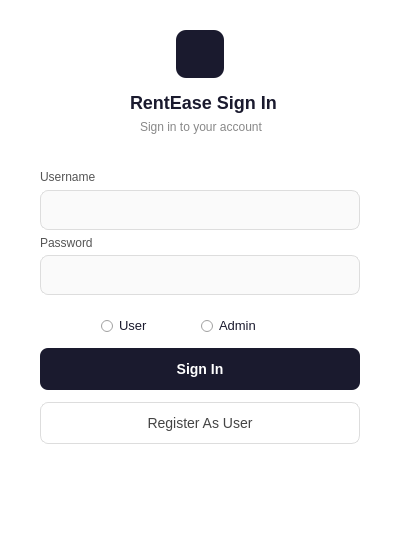
<?xml version="1.0" encoding="UTF-8"?>
<ui version="4.0">
 <class>signInForm</class>
 <widget class="QWidget" name="signInForm">
  <property name="geometry">
   <rect>
    <x>0</x>
    <y>0</y>
    <width>400</width>
    <height>550</height>
   </rect>
  </property>
  <property name="windowTitle">
   <string>Form</string>
  </property>
  <property name="styleSheet">
   <string notr="true">#signInForm {
    background-color: #ffffff;
    font-family: Segoe UI;
}

QRadioButton::indicator {
    width: 13px;
    height: 13px;
}</string>
  </property>
  <widget class="QLabel" name="imageLabel">
   <property name="geometry">
    <rect>
     <x>176</x>
     <y>30</y>
     <width>48</width>
     <height>48</height>
    </rect>
   </property>
   <property name="styleSheet">
    <string notr="true">background-color: #1a1a2e;
border-radius: 10px;</string>
   </property>
   <property name="text">
    <string/>
   </property>
   <property name="pixmap">
    <pixmap resource="resource.qrc">:/images/signInFormLabel2.jpeg</pixmap>
   </property>
   <property name="scaledContents">
    <bool>true</bool>
   </property>
  </widget>
  <widget class="QLabel" name="projectTitle">
   <property name="geometry">
    <rect>
     <x>130</x>
     <y>90</y>
     <width>400</width>
     <height>25</height>
    </rect>
   </property>
   <property name="styleSheet">
    <string notr="true">font-size: 18px;
font-weight: bold;
color: #1a1a2e;
background-color: transparent;</string>
   </property>
   <property name="text">
    <string>RentEase Sign In</string>
   </property>
  </widget>
  <widget class="QLabel" name="subtitle">
   <property name="geometry">
    <rect>
     <x>140</x>
     <y>118</y>
     <width>200</width>
     <height>18</height>
    </rect>
   </property>
   <property name="styleSheet">
    <string notr="true">font-size: 12px;
color: #888888;
background-color: transparent;</string>
   </property>
   <property name="text">
    <string>Sign in to your account</string>
   </property>
  </widget>
  <widget class="QLabel" name="usernameLabel">
   <property name="geometry">
    <rect>
     <x>40</x>
     <y>169</y>
     <width>100</width>
     <height>16</height>
    </rect>
   </property>
   <property name="styleSheet">
    <string notr="true">font-size: 12px;
color: #555555;
background-color: transparent;
</string>
   </property>
   <property name="text">
    <string>Username</string>
   </property>
  </widget>
  <widget class="QLineEdit" name="usernameEdit">
   <property name="geometry">
    <rect>
     <x>40</x>
     <y>190</y>
     <width>320</width>
     <height>40</height>
    </rect>
   </property>
   <property name="styleSheet">
    <string notr="true">background-color: #fafafa;
border: 1px solid #dddddd;
border-radius: 8px;
padding: 10px 14px;
font-size: 14px;
color: #1a1a2e;</string>
   </property>
  </widget>
  <widget class="QLabel" name="passwordLabel">
   <property name="geometry">
    <rect>
     <x>40</x>
     <y>235</y>
     <width>100</width>
     <height>16</height>
    </rect>
   </property>
   <property name="styleSheet">
    <string notr="true">font-size: 12px;
color: #555555;
background-color: transparent;
</string>
   </property>
   <property name="text">
    <string>Password</string>
   </property>
  </widget>
  <widget class="QLineEdit" name="passwordEdit">
   <property name="geometry">
    <rect>
     <x>40</x>
     <y>255</y>
     <width>320</width>
     <height>40</height>
    </rect>
   </property>
   <property name="styleSheet">
    <string notr="true">background-color: #fafafa;
border: 1px solid #dddddd;
border-radius: 8px;
padding: 10px 14px;
font-size: 14px;
color: #1a1a2e;</string>
   </property>
  </widget>
  <widget class="QRadioButton" name="loginAsUser">
   <property name="geometry">
    <rect>
     <x>100</x>
     <y>310</y>
     <width>120</width>
     <height>30</height>
    </rect>
   </property>
   <property name="styleSheet">
    <string notr="true">QRadioButton {
    font-size: 13px;
    color: #1a1a2e;
}</string>
   </property>
   <property name="text">
    <string>User</string>
   </property>
  </widget>
  <widget class="QRadioButton" name="loginAsAdmin">
   <property name="geometry">
    <rect>
     <x>200</x>
     <y>310</y>
     <width>120</width>
     <height>30</height>
    </rect>
   </property>
   <property name="styleSheet">
    <string notr="true">QRadioButton {
    font-size: 13px;
    color: #1a1a2e;
}</string>
   </property>
   <property name="text">
    <string>Admin</string>
   </property>
  </widget>
  <widget class="QPushButton" name="login">
   <property name="geometry">
    <rect>
     <x>40</x>
     <y>348</y>
     <width>320</width>
     <height>42</height>
    </rect>
   </property>
   <property name="styleSheet">
    <string notr="true">background-color: #1a1a2e;
color: #ffffff;
border: none;
border-radius: 8px;
font-size: 14px;
font-weight: bold;</string>
   </property>
   <property name="text">
    <string>Sign In</string>
   </property>
  </widget>
  <widget class="QPushButton" name="signUp">
   <property name="geometry">
    <rect>
     <x>40</x>
     <y>402</y>
     <width>320</width>
     <height>42</height>
    </rect>
   </property>
   <property name="styleSheet">
    <string notr="true">background-color: #ffffff;
color: #444444;
border: 1px solid #dddddd;
border-radius: 8px;
font-size: 14px;</string>
   </property>
   <property name="text">
    <string>Register As User</string>
   </property>
  </widget>
 </widget>
 <resources>
  <include location="resource.qrc"/>
 </resources>
 <connections/>
</ui>
